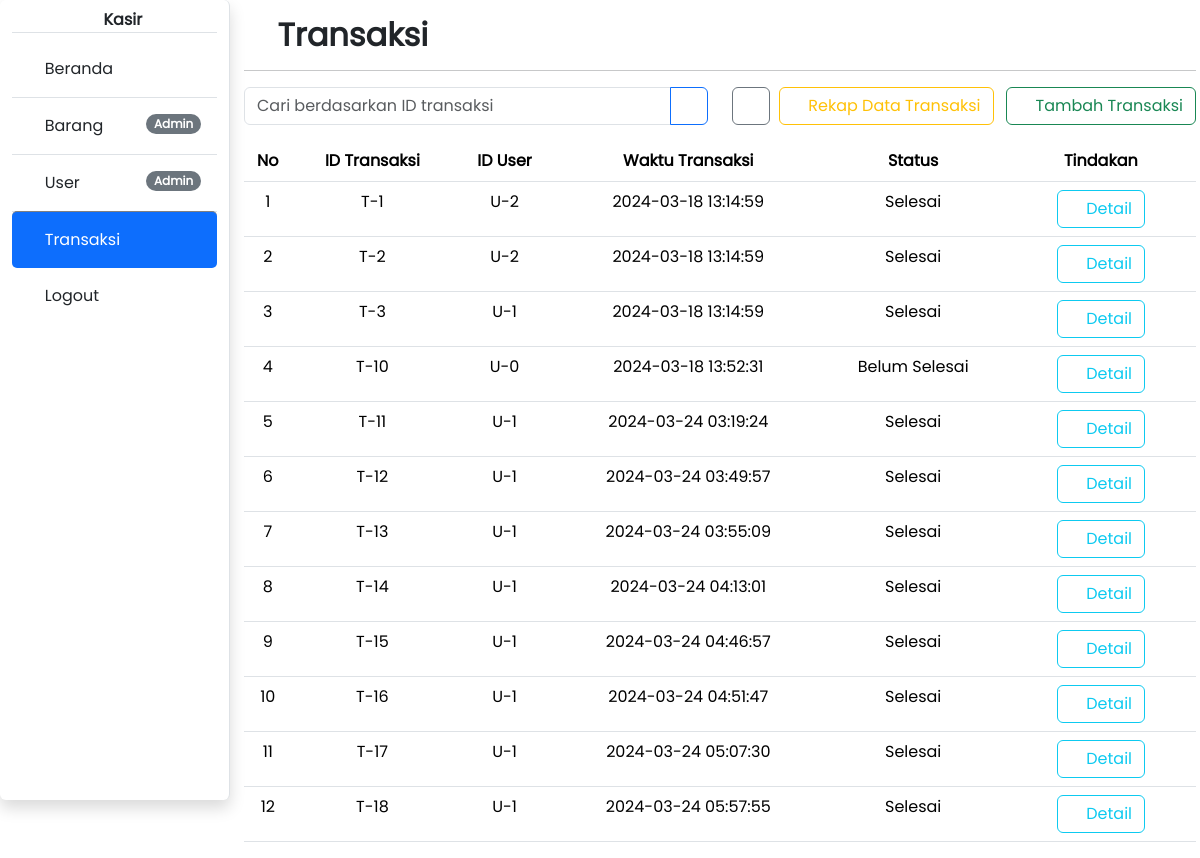
Screenshot of /transaksi/transaksi.php (signed in) with the database file from the repository.
### tables this page shows
CREATE TABLE `iqbal_tb_transaksi` (
  `iqbal_id_transaksi` int(11) NOT NULL,
  `iqbal_id_user` int(11) NOT NULL,
  `iqbal_tanggal` timestamp NOT NULL DEFAULT current_timestamp() ON UPDATE current_timestamp(),
  `iqbal_total` int(11) NOT NULL,
  `iqbal_tunai` int(11) NOT NULL,
  `iqbal_kembali` int(11) NOT NULL,
  `iqbal_status` int(11) NOT NULL
);

### transaksi/transaksi.php (the view, shortened to what this page needs)
<?php
    include '../layouts/header.php';
?>
<h2 class="mt-3"><i class="fa-solid fa-cart-shopping"></i> <b>Transaksi</b></h2>
    <hr>
    <?php
    include '../config/db.php';
    $keyword = '';
    if(isset($_GET['keyword'])) {
        $keyword = $_GET['keyword'];
        $sql = "SELECT * FROM iqbal_tb_transaksi WHERE iqbal_id_transaksi LIKE '%$keyword%'";
    } else {
        $sql = "SELECT * FROM iqbal_tb_transaksi";
    }
    $result = mysqli_query($conn, $sql);
    ?>
    <div class="row">
        <div class="col-md-6">
            <form action="" method="GET" class="mb-3">
                <div class="input-group">
                    <input type="text" name="keyword" class="form-control" value="<?php echo $keyword; ?>" placeholder="Cari berdasarkan ID transaksi">
                    <button type="submit" class="btn btn-outline-primary"><i class="fa-solid fa-magnifying-glass"></i></button>
                </div>
            </form>
        </div>
        <div class="col-md-6 text-end">
            <button type="button" class="btn btn-outline-secondary mb-3 float-start" data-bs-toggle="modal" data-bs-target="#filterModal">
                    <i class="fa-solid fa-calendar-days"></i>
            </button>
            <a href="#" class="btn btn-outline-warning mb-3 mx-2"><i class="fa-solid fa-file-excel"></i> Rekap Data Transaksi</a>
            <a href="formTambahTransaksi.php" class="btn btn-outline-success mb-3"><i class="fa-solid fa-cart-plus"></i> Tambah Transaksi</a>
        </div>
    </div>
    <table class="table table-hover" align="center">
        <tr class="text-center">
            <th class="text-center" width="5%">No</th>
            <th>ID Transaksi</th>
            <th>ID User</th>
            <th>Waktu Transaksi</th>
            <th>Status</th>
            <th width="20%">Tindakan</th>
        </tr>
        <?php
        $no = 1;
        foreach ($result as $row):
        ?>
            <tr>
                <td class="text-center"><?= $no++ ?></td>
                <td class="text-center">T-<?= $row['iqbal_id_transaksi'] ?></td>
                <td class="text-center">U-<?= $row['iqbal_id_user'] ?></td>
                <td class="text-center"><?= $row['iqbal_tanggal'] ?></td>
                <td class="text-center">
                    <?php
                        if ($row['iqbal_status'] == 0) {
                            echo 'Belum Selesai';
                        } elseif ($row['iqbal_status'] == 1) {
                            echo 'Selesai';
                        } else {
                            echo 'Tidak Diketahui / Error';
                        }
                    ?>
                </td>
                <td class="text-center">
                    <a href="detailTransaksi.php?id_transaksi=<?= $row['iqbal_id_transaksi'] ?>" class="btn btn-outline-info"><i class="fa-solid fa-circle-info"></i> Detail</a>
                </td>
            </tr>
        <?php endforeach; ?>
    </table>
<?php include '../layouts/footer.php'; ?>

### assets/css/style.css (style rules this page uses)
body { font-family: 'Poppins', sans-serif; }

### rows the page displays
iqbal_tb_transaksi: iqbal_id_transaksi "1", iqbal_id_user "2", iqbal_tanggal "2024-03-18 13:14:59", iqbal_status "Selesai"
iqbal_tb_transaksi: iqbal_id_transaksi "2", iqbal_id_user "2", iqbal_tanggal "2024-03-18 13:14:59", iqbal_status "Selesai"
iqbal_tb_transaksi: iqbal_id_transaksi "3", iqbal_id_user "1", iqbal_tanggal "2024-03-18 13:14:59", iqbal_status "Selesai"
iqbal_tb_transaksi: iqbal_id_transaksi "10", iqbal_id_user "0", iqbal_tanggal "2024-03-18 13:52:31", iqbal_status "Belum Selesai"
iqbal_tb_transaksi: iqbal_id_transaksi "11", iqbal_id_user "1", iqbal_tanggal "2024-03-24 03:19:24", iqbal_status "Selesai"
iqbal_tb_transaksi: iqbal_id_transaksi "12", iqbal_id_user "1", iqbal_tanggal "2024-03-24 03:49:57", iqbal_status "Selesai"
iqbal_tb_transaksi: iqbal_id_transaksi "13", iqbal_id_user "1", iqbal_tanggal "2024-03-24 03:55:09", iqbal_status "Selesai"
iqbal_tb_transaksi: iqbal_id_transaksi "14", iqbal_id_user "1", iqbal_tanggal "2024-03-24 04:13:01", iqbal_status "Selesai"
iqbal_tb_transaksi: iqbal_id_transaksi "15", iqbal_id_user "1", iqbal_tanggal "2024-03-24 04:46:57", iqbal_status "Selesai"
iqbal_tb_transaksi: iqbal_id_transaksi "16", iqbal_id_user "1", iqbal_tanggal "2024-03-24 04:51:47", iqbal_status "Selesai"
iqbal_tb_transaksi: iqbal_id_transaksi "17", iqbal_id_user "1", iqbal_tanggal "2024-03-24 05:07:30", iqbal_status "Selesai"
iqbal_tb_transaksi: iqbal_id_transaksi "18", iqbal_id_user "1", iqbal_tanggal "2024-03-24 05:57:55", iqbal_status "Selesai"
